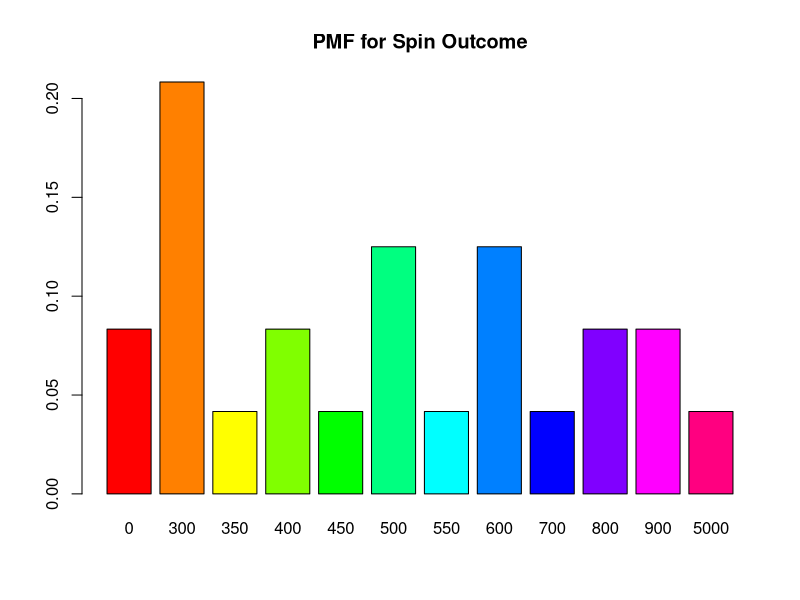
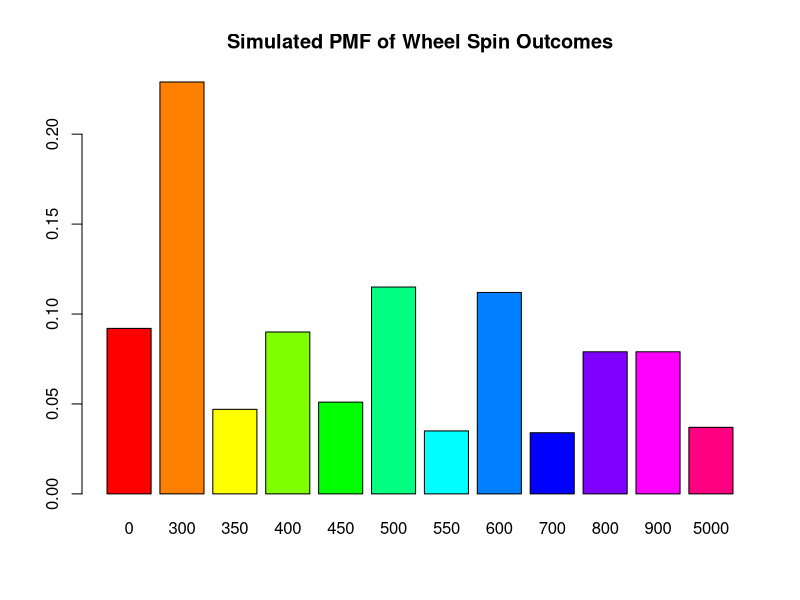

R code for these plots, in order:
# Run commands by highlighting a section and clicking
# "Run" in the top right corner of the "script" window. Run commands in ORDER. 

# Create a vector of wheel outcomes and their frequency on the wheel.
# The command c() combines values into a vector. Each value must be separated by a comma. 
# The rep(x,times) repeats whatever x is however many times you want it to.

Wheel.Outcomes = c(rep(0,2),  rep(300,5),
                   rep(350,1),rep(400,2), 
                   rep(450,1),rep(500,3), 
                   rep(550,1),rep(600,3), 
                   rep(700,1),rep(800,2), 
                   rep(900,2),rep(5000,1))

barplot(table(Wheel.Outcomes)/24, main = "PMF for Spin Outcome", col = rainbow(12))

# Start simulation. 
# Part 3a. ######################################################## 
# Spin the wheel 1 time. Samples the vector 1 time.

sample(Wheel.Outcomes, 50, replace = TRUE)

# This code "Spins the wheel" 1000 times. 
# Actually, samples the Wheel.Outcomes vector 1000 times with replacement. 
# Makes a new vector of 1000 spin outcomes. 

spins.thousand = sample(Wheel.Outcomes, 1000, replace = TRUE)

# Part 3b. ########################################################
# Expected Dollar Amount.
# How does this compares to part 2d?  

mean(spins.thousand)

# The table command counts the number of spins from each amount.

table(as.factor(spins.thousand))

# Part 3c. #######################################################
# Divide the counts by 1000. 
# This is the Simulated Probability Mass Function. 
# How does it compare to the one you created in part 2a? 

table(as.factor(spins.thousand))/1000

# Check out the probability mass function in a plot. Copy and paste this plot to DA. 
# Do the simulated values see to match the theoretical ones? 

barplot(table(as.factor(spins.thousand))/1000, col = rainbow(12), main = "Simulated PMF of Wheel Spin Outcomes")

# Optional: You can run the simulation as many times as you want. # You can also increase or decrease the number of spins. 